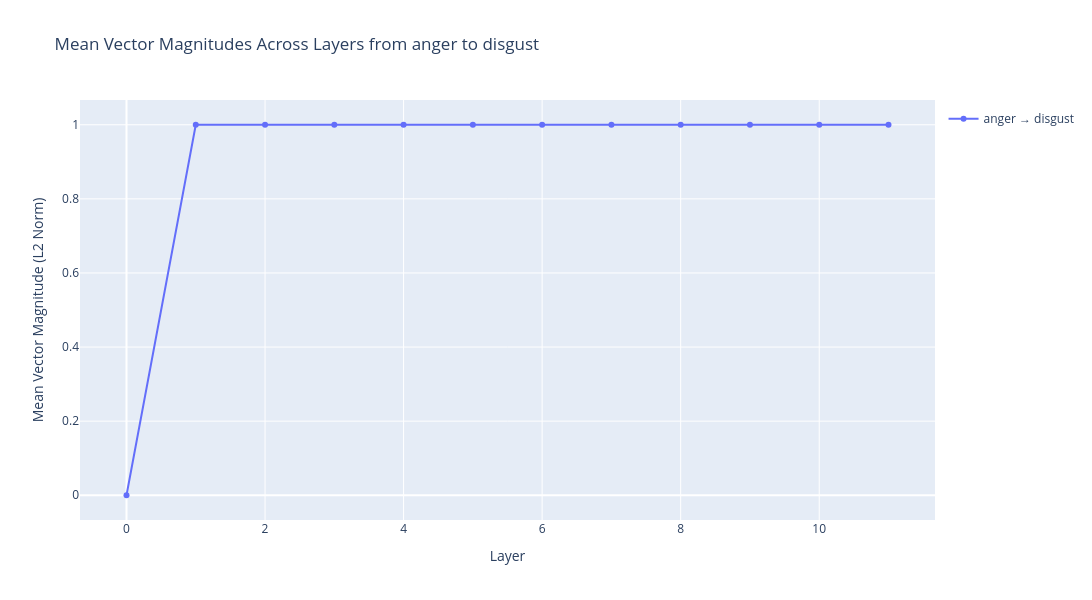

The code cell stored with this chart in its notebook:
### Code cell
fig = make_subplots(
    rows=1, cols=1,
    specs=[[{"secondary_y": False}]]
)

emotion_pairs = df_plot['emotion_pair'].unique()
colors = px.colors.qualitative.Plotly

for idx, pair in enumerate(sorted(emotion_pairs)):
    pair_data = df_plot[df_plot['emotion_pair'] == pair].sort_values('layer')
    color = colors[idx % len(colors)]
    
    fig.add_trace(
        go.Scatter(
            x=pair_data['layer'],
            y=pair_data['mean_magnitude'],
            mode='lines+markers',
            name=pair,
            line=dict(width=2, color=color),
            marker=dict(size=6),
            hovertemplate=(
                '<b>%{fullData.name}</b><br>'
                'Layer: %{x}<br>'
                'Mean Magnitude: %{y:.4f}<extra></extra>'
            )
        )
    )

title_suffix = ""
if SELECT_EMOTION_FROM:
    title_suffix += f" from {SELECT_EMOTION_FROM}"
if SELECT_EMOTION_TO:
    title_suffix += f" to {SELECT_EMOTION_TO}"

fig.update_layout(
    title=f"Mean Vector Magnitudes Across Layers{title_suffix}",
    xaxis_title="Layer",
    yaxis_title="Mean Vector Magnitude (L2 Norm)",
    hovermode='x unified',
    height=600,
    width=1200,
    showlegend=True,
    legend=dict(
        orientation="v",
        yanchor="top",
        y=0.99,
        xanchor="left",
        x=1.01
    )
)

fig.show()

### Figure 1 — Plotly figure (JSON) as saved in the notebook; plotly's stock layout.template omitted (floating-point values rounded to 4 significant figures)
{"data": [{"hovertemplate": "<b>%{fullData.name}</b><br>Layer: %{x}<br>Mean Magnitude: %{y:.4f}<extra></extra>", "line": {"color": "#636EFA", "width": 2}, "marker": {"size": 6}, "mode": "lines+markers", "name": "anger → disgust", "type": "scatter", "x": [0, 1, 2, 3, 4, 5, 6, 7, 8, 9, 10, 11], "y": [0.0, 1.0, 1.0, 1.0, 1.0, 1.0, 1.0, 1.0, 1.0, 1.0, 1.0, 1.0]}], "layout": {"height": 600, "hovermode": "x unified", "legend": {"orientation": "v", "x": 1.01, "xanchor": "left", "y": 0.99, "yanchor": "top"}, "showlegend": true, "title": {"text": "Mean Vector Magnitudes Across Layers from anger to disgust"}, "width": 1200, "xaxis": {"anchor": "y", "domain": [0, 1], "title": {"text": "Layer"}}, "yaxis": {"anchor": "x", "domain": [0, 1], "title": {"text": "Mean Vector Magnitude (L2 Norm)"}}}}
